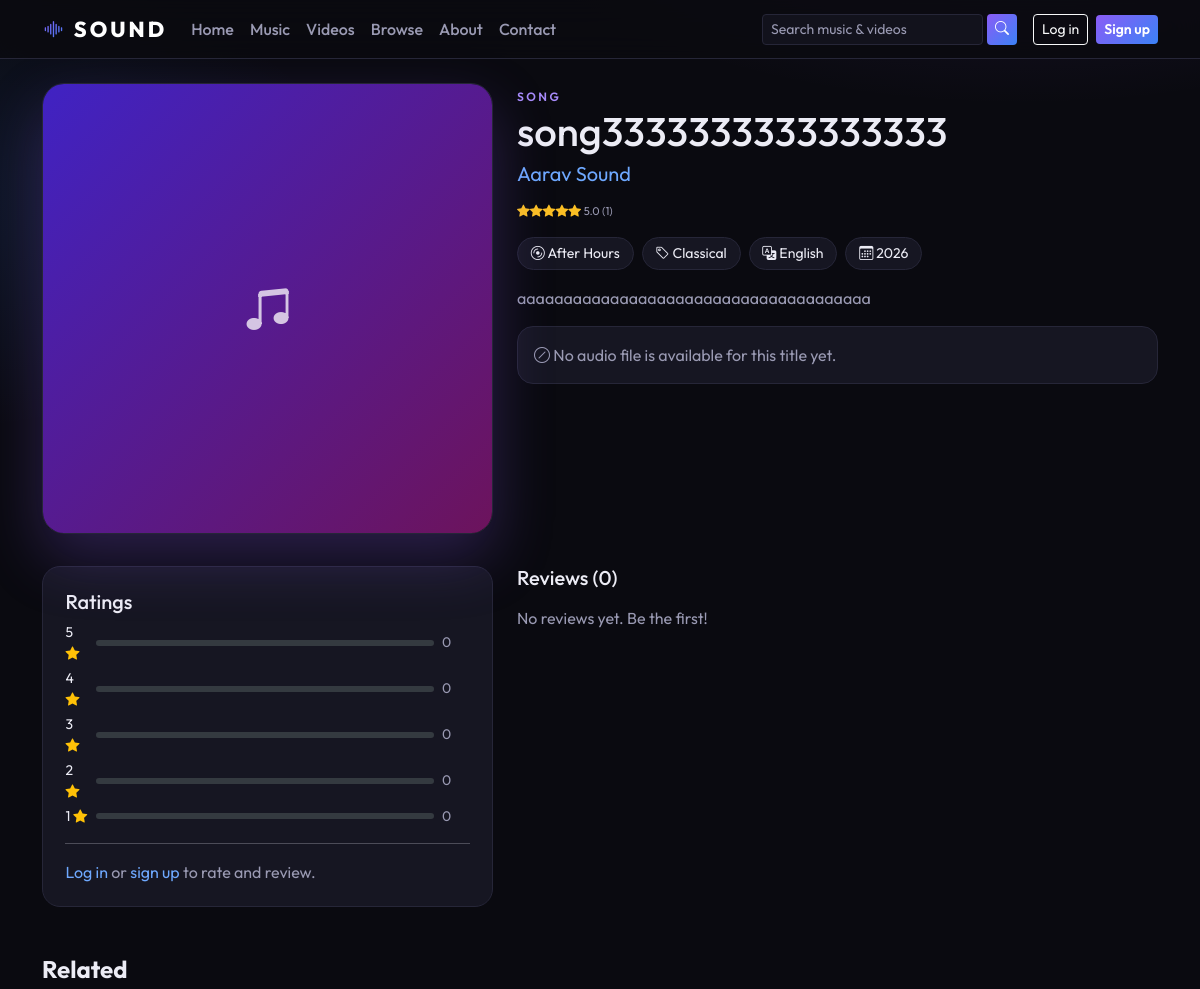
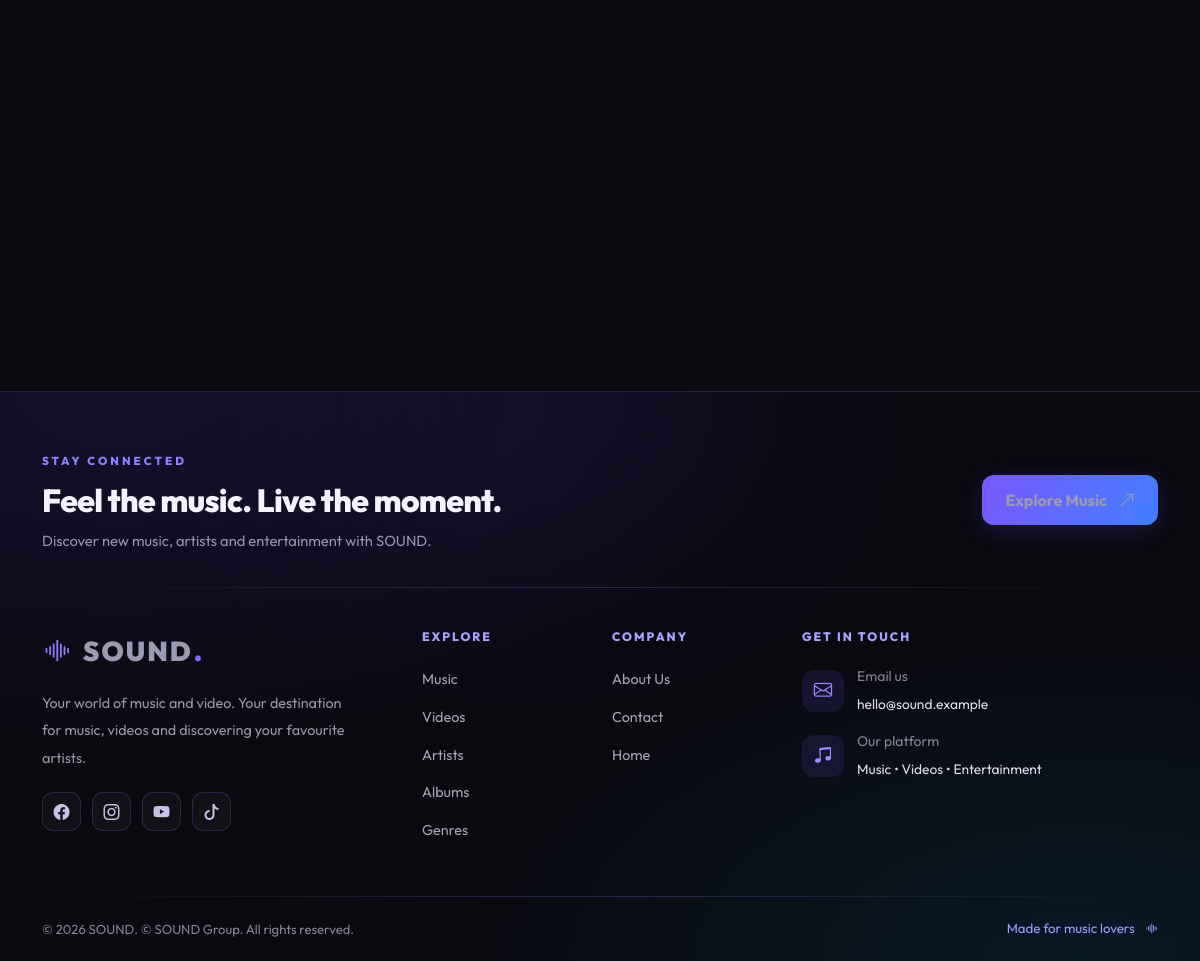
/item.php, run on the app's committed database (2 pictures, top to bottom).
### tables this page shows
CREATE TABLE `music` (
  `id` int(10) UNSIGNED NOT NULL,
  `title` varchar(150) NOT NULL,
  `artist_id` int(10) UNSIGNED NOT NULL,
  `album_id` int(10) UNSIGNED DEFAULT NULL,
  `genre_id` int(10) UNSIGNED DEFAULT NULL,
  `language_id` int(10) UNSIGNED DEFAULT NULL,
  `year` smallint(5) UNSIGNED DEFAULT NULL,
  `description` text DEFAULT NULL,
  `cover` varchar(255) DEFAULT NULL,
  `audio_file` varchar(255) DEFAULT NULL,
  `created_at` timestamp NOT NULL DEFAULT current_timestamp()
);

CREATE TABLE `artists` (
  `id` int(10) UNSIGNED NOT NULL,
  `name` varchar(100) NOT NULL,
  `bio` text DEFAULT NULL,
  `image` varchar(255) DEFAULT NULL,
  `created_at` timestamp NOT NULL DEFAULT current_timestamp()
);

CREATE TABLE `albums` (
  `id` int(10) UNSIGNED NOT NULL,
  `title` varchar(150) NOT NULL,
  `artist_id` int(10) UNSIGNED NOT NULL,
  `year` smallint(5) UNSIGNED DEFAULT NULL,
  `cover` varchar(255) DEFAULT NULL,
  `created_at` timestamp NOT NULL DEFAULT current_timestamp()
);

CREATE TABLE `genres` (
  `id` int(10) UNSIGNED NOT NULL,
  `name` varchar(60) NOT NULL
);

CREATE TABLE `languages` (
  `id` int(10) UNSIGNED NOT NULL,
  `name` varchar(60) NOT NULL
);

### item.php (the view, shortened to what this page needs)
<?php
require_once __DIR__ . '/includes/bootstrap.php';
$type = ($_GET['type'] ?? '') === 'video' ? 'video' : 'music';
$id = (int)($_GET['id'] ?? 0);
[$rows] = items_query($type, ['id' => $id], 1, 1);
$item = $rows[0] ?? null;
$k = fk($type);
$me = current_user();
$file = $type === 'music' ? $item['audio_file'] : $item['video_file'];
$hasMedia = $file && is_file(ROOT_PATH . '/uploads/' . $file);
$myRating = $me ? (int)val("SELECT rating FROM ratings WHERE user_id=? AND $k=?", [$me['id'], $id]) : 0;
$myReview = $me ? one("SELECT * FROM reviews WHERE user_id=? AND $k=?", [$me['id'], $id]) : null;
$reviews = all("SELECT rv.*, u.user_id uname, (SELECT rating FROM ratings r WHERE r.user_id=rv.user_id AND r.$k=rv.$k) rating FROM reviews rv JOIN users u ON u.id=rv.user_id WHERE rv.$k=? AND rv.status='visible' ORDER BY rv.updated_at DESC", [$id]);
$dist = array_fill(1, 5, 0); foreach (all("SELECT rating, COUNT(*) n FROM ratings WHERE $k=? GROUP BY rating", [$id]) as $d) $dist[(int)$d['rating']] = (int)$d['n'];
$related = [];
foreach (['music', 'video'] as $ty) {
    $t = tbl($ty);
    $params = [(int)$item['artist_id'], (int)($item['genre_id'] ?? 0)]; $excl = '';
    if ($ty === $type) { $excl = ' AND t.id <> ?'; $params[] = $id; }
    foreach (all("SELECT t.*, a.name artist_name, g.name genre_name" . ($ty === 'music' ? ", al.title album_title" : "") . ", (SELECT ROUND(AVG(r.rating),1) FROM ratings r WHERE r.".fk($ty)."=t.id) avg_rating, (SELECT COUNT(*) FROM ratings r WHERE r.".fk($ty)."=t.id) rating_count FROM $t t LEFT JOIN artists a ON a.id=t.artist_id LEFT JOIN genres g ON g.id=t.genre_id" . ($ty === 'music' ? " LEFT JOIN albums al ON al.id=t.album_id" : "") . " WHERE (t.artist_id=? OR t.genre_id=?)$excl ORDER BY (t.artist_id=?) DESC, t.created_at DESC LIMIT 4", array_merge([$params[0], $params[1]], array_slice($params, 2), $ty === $type ? [$item['artist_id']] : [$item['artist_id']])) as $r) $related[] = [$r, $ty];
}
$related = array_slice($related, 0, 5);
require __DIR__ . '/includes/header.php';
?>
<div class="row g-4">
  <div class="col-lg-5">
    <div class="detail-cover <?= $type === 'video' ? 'wide' : '' ?>"><?= cover_html($item, $type) ?><?php if (is_new($item['created_at'])): ?><span class="badge-new">NEW</span><?php endif; ?></div>
  </div>
  <div class="col-lg-7">
    <span class="eyebrow"><?= $type === 'music' ? 'Song' : 'Video' ?></span>
    <h1 class="mb-1"><?= e($item['title']) ?></h1>
    <p class="fs-5 mb-2"><?php if ($item['artist_id']): ?><a href="<?= e(url('search.php?artist=' . $item['artist_id'])) ?>"><?= e($item['artist_name']) ?></a><?php else: ?>Various<?php endif; ?></p>
    <div class="mb-3"><?= stars($item['avg_rating'] !== null ? (float)$item['avg_rating'] : null, (int)$item['rating_count']) ?></div>
    <div class="meta-chips mb-3">
      <?php if ($type === 'music' && $item['album_id']): ?><a href="<?= e(url('search.php?album=' . $item['album_id'])) ?>"><i class="bi bi-disc"></i> <?= e($item['album_title']) ?></a><?php endif; ?>
      <?php if ($item['genre_id']): ?><a href="<?= e(url('search.php?genre=' . $item['genre_id'])) ?>"><i class="bi bi-tag"></i> <?= e($item['genre_name']) ?></a><?php endif; ?>
      <?php if ($item['language_id']): ?><a href="<?= e(url('search.php?language=' . $item['language_id'])) ?>"><i class="bi bi-translate"></i> <?= e($item['language_name']) ?></a><?php endif; ?>
      <?php if ($item['year']): ?><a href="<?= e(url('search.php?year=' . $item['year'])) ?>"><i class="bi bi-calendar3"></i> <?= e($item['year']) ?></a><?php endif; ?>
    </div>
    <?php if ($item['description']): ?><p class="text-muted"><?= nl2br(e($item['description'])) ?></p><?php endif; ?>
    <div class="player-box">
      <?php if ($hasMedia && $type === 'music'): ?><audio controls preload="metadata" src="<?= e(url('uploads/' . $file)) ?>">Your browser does not support audio.</audio>
      <?php else: ?><div class="text-muted"><i class="bi bi-slash-circle"></i> No <?= $type === 'music' ? 'audio' : 'video' ?> file is available for this title yet.</div><?php endif; ?>
    </div>
  </div>
</div>
<div class="row g-4 mt-2">
  <div class="col-lg-5">
    <div class="panel">
      <h3 class="h5">Ratings</h3>
      <?php $cnt = max(1, array_sum($dist)); for ($s = 5; $s >= 1; $s--): ?>
        <div class="d-flex align-items-center gap-2 small mb-1"><span style="width:2.5ch"><?= $s ?> <i class="bi bi-star-fill text-warning"></i></span>
          <div class="progress flex-grow-1" style="height:6px"><div class="progress-bar bg-sound" style="width:<?= round($dist[$s] / $cnt * 100) ?>%"></div></div><span class="text-muted" style="width:3ch"><?= $dist[$s] ?></span></div>
      <?php endfor; ?>
      <hr>
      <?php if ($me): ?>
      <form method="post" action="<?= e(url('actions/review.php')) ?>">
        <?= csrf_field() ?><input type="hidden" name="type" value="<?= e($type) ?>"><input type="hidden" name="id" value="<?= $id ?>">
        <label class="form-label"><?= $myRating ? 'Update your rating' : 'Rate this ' . ($type === 'music' ? 'song' : 'video') ?></label>
        <div class="star-input mb-2"><?php for ($s = 5; $s >= 1; $s--): ?><input type="radio" id="st<?= $s ?>" name="rating" value="<?= $s ?>" <?= $myRating === $s ? 'checked' : '' ?> required><label for="st<?= $s ?>" title="<?= $s ?> star<?= $s > 1 ? 's' : '' ?>"><i class="bi bi-star-fill"></i></label><?php endfor; ?></div>
        <label class="form-label" for="comment">Your review <span class="text-muted small">(optional)</span></label>
        <textarea id="comment" name="comment" class="form-control mb-2" rows="3" maxlength="1000" placeholder="Share what you think…"><?= e($myReview['comment'] ?? '') ?></textarea>
        <?php if ($myReview && $myReview['status'] === 'hidden'): ?><div class="small text-warning mb-2">Your review is currently hidden by a moderator.</div><?php endif; ?>
        <div class="d-flex gap-2"><button class="btn btn-sound btn-sm" name="action" value="save">Save</button>
        <?php if ($myRating || $myReview): ?><button class="btn btn-outline-danger btn-sm" name="action" value="delete" data-confirm="Delete your rating and review?">Delete mine</button><?php endif; ?></div>
      </form>
      <?php else: ?><p class="mb-0 text-muted"><a href="<?= e(url('login.php')) ?>">Log in</a> or <a href="<?= e(url('register.php')) ?>">sign up</a> to rate and review.</p><?php endif; ?>
    </div>
  </div>
  <div class="col-lg-7">
    <h3 class="h5 mb-3">Reviews (<?= count($reviews) ?>)</h3>
    <?php foreach ($reviews as $rv): ?>
      <div class="review"><div class="d-flex justify-content-between"><strong><i class="bi bi-person-circle"></i> <?= e($rv['uname']) ?></strong><small class="text-muted"><?= e(date('M j, Y', strtotime($rv['updated_at'] . ' UTC'))) ?></small></div>
      <?= $rv['rating'] ? stars((float)$rv['rating']) : '' ?><p class="mb-0 mt-1"><?= nl2br(e($rv['comment'])) ?></p></div>
    <?php endforeach; if (!$reviews) echo '<p class="text-muted">No reviews yet. Be the first!</p>'; ?>
  </div>
</div>
<?php if ($related): ?>
<section class="mt-5"><div class="sec-head"><h2>Related</h2></div><div class="row g-3 row-5"><?php foreach ($related as [$r, $ty]) echo card($r, $ty); ?></div></section>
<?php endif; ?>
<?php require __DIR__ . '/includes/footer.php'; ?>

### assets/css/style.css (style rules this page uses)
:root { --bg:#0a0a10;--bg2:#12121c;--card:#161622;--line:#262638;--p:#8b5cf6;--b:#3b82f6;--txt:#ececf5;--mut:#9a9ab3;--grad:linear-gradient(135deg,#8b5cf6,#3b82f6) }
html { scroll-behavior:smooth }
body { font-family:'Outfit',system-ui,-apple-system,Segoe UI,Roboto,sans-serif;background:radial-gradient(1000px 500px at 85% -10%,rgba(139,92,246,.18),transparent 60%),radial-gradient(800px 400px at -10% 10%,rgba(59,130,246,.12),transparent 60%),var(--bg);background-attachment:fixed;color:var(--txt);min-height:100vh }
[data-bs-theme=dark] { --bs-body-bg:var(--bg);--bs-body-color:var(--txt);--bs-border-color:var(--line);--bs-link-color:#a78bfa;--bs-link-hover-color:#c4b5fd;--bs-secondary-color:var(--mut) }
a { text-decoration:none }
.text-muted { color:var(--mut)!important }
.eyebrow { text-transform:uppercase;letter-spacing:.2em;font-size:.75rem;color:#a78bfa;font-weight:600 }
.sec-head { display:flex;justify-content:space-between;align-items:baseline;margin-bottom:1rem }
.sec-head h2 { font-size:1.5rem;font-weight:700;margin:0 }
.detail-cover { position:relative;border-radius:22px;overflow:hidden;aspect-ratio:1/1;box-shadow:0 24px 60px rgba(139,92,246,.25);border:1px solid var(--line) }
.meta-chips { display:flex;flex-wrap:wrap;gap:.5rem }
.meta-chips a { background:var(--card);border:1px solid var(--line);color:var(--txt);border-radius:999px;padding:.3rem .8rem;font-size:.88rem;transition:.2s }
.player-box { background:var(--card);border:1px solid var(--line);border-radius:16px;padding:1rem;margin-top:1rem }
.panel { background:var(--card);border:1px solid var(--line);border-radius:18px;padding:1.4rem }

### data on the page
music: title "song3333333333333333", artist.name "Aarav Sound", album.title "After Hours", genre.name "Classical", language.name "English", year "2026", description "aaaaaaaaaaaaaaaaaaaaaaaaaaaaaaaaaaaaaa"

### other printed values
setting('site_name', 'SOUND') "SOUND"
$_label "Home"
$_label "Music"
$_label "Videos"
$_label "Browse"
$_label "About"
$_label "Contact"
$avg "5.0"
$count "1"
$dist[$s] "0"
count($reviews) "0"
setting('tagline') "Your world of music and video."
setting('contact_email') "hello@sound.example"
setting('footer_text', 'All rights reserved.') "© SOUND Group. All rights reserved."
